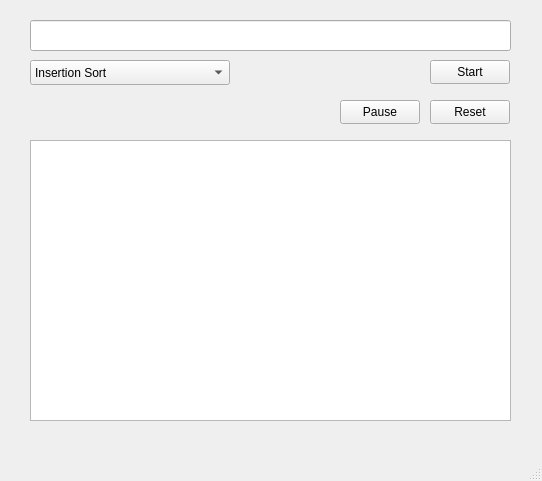
<?xml version="1.0" encoding="UTF-8"?>
<ui version="4.0">
 <class>MainWindow</class>
 <widget class="QMainWindow" name="MainWindow">
  <property name="geometry">
   <rect>
    <x>0</x>
    <y>0</y>
    <width>542</width>
    <height>481</height>
   </rect>
  </property>
  <property name="minimumSize">
   <size>
    <width>542</width>
    <height>481</height>
   </size>
  </property>
  <property name="maximumSize">
   <size>
    <width>542</width>
    <height>481</height>
   </size>
  </property>
  <property name="baseSize">
   <size>
    <width>542</width>
    <height>481</height>
   </size>
  </property>
  <property name="windowTitle">
   <string>MainWindow</string>
  </property>
  <widget class="QWidget" name="centralwidget">
   <widget class="QComboBox" name="comboBox">
    <property name="geometry">
     <rect>
      <x>30</x>
      <y>60</y>
      <width>200</width>
      <height>25</height>
     </rect>
    </property>
    <property name="minimumSize">
     <size>
      <width>200</width>
      <height>25</height>
     </size>
    </property>
    <property name="maximumSize">
     <size>
      <width>200</width>
      <height>25</height>
     </size>
    </property>
    <property name="placeholderText">
     <string/>
    </property>
    <item>
     <property name="text">
      <string>Insertion Sort</string>
     </property>
    </item>
    <item>
     <property name="text">
      <string>Selection Sort</string>
     </property>
    </item>
    <item>
     <property name="text">
      <string>Bubble Sort</string>
     </property>
    </item>
   </widget>
   <widget class="QPushButton" name="pushButton">
    <property name="geometry">
     <rect>
      <x>430</x>
      <y>60</y>
      <width>80</width>
      <height>24</height>
     </rect>
    </property>
    <property name="text">
     <string>Start</string>
    </property>
   </widget>
   <widget class="QPushButton" name="pushButton_2">
    <property name="geometry">
     <rect>
      <x>340</x>
      <y>100</y>
      <width>80</width>
      <height>24</height>
     </rect>
    </property>
    <property name="text">
     <string>Pause</string>
    </property>
   </widget>
   <widget class="QPushButton" name="pushButton_3">
    <property name="geometry">
     <rect>
      <x>430</x>
      <y>100</y>
      <width>80</width>
      <height>24</height>
     </rect>
    </property>
    <property name="text">
     <string>Reset</string>
    </property>
   </widget>
   <widget class="QLineEdit" name="lineEdit">
    <property name="geometry">
     <rect>
      <x>30</x>
      <y>20</y>
      <width>481</width>
      <height>31</height>
     </rect>
    </property>
    <property name="styleSheet">
     <string notr="true"/>
    </property>
   </widget>
   <widget class="QGraphicsView" name="graphicsView">
    <property name="geometry">
     <rect>
      <x>30</x>
      <y>140</y>
      <width>481</width>
      <height>281</height>
     </rect>
    </property>
   </widget>
  </widget>
  <widget class="QMenuBar" name="menubar">
   <property name="geometry">
    <rect>
     <x>0</x>
     <y>0</y>
     <width>542</width>
     <height>21</height>
    </rect>
   </property>
  </widget>
  <widget class="QStatusBar" name="statusbar"/>
 </widget>
 <resources/>
 <connections/>
</ui>
